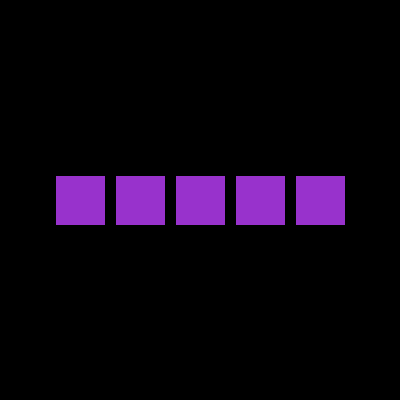
Frame 1 (no input)
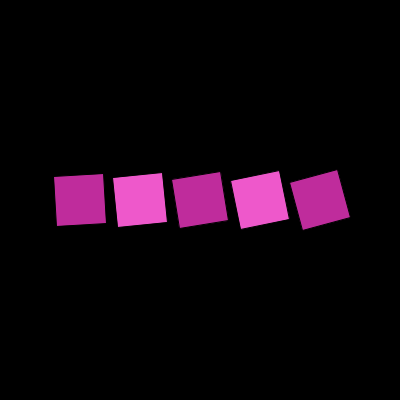
Frame 60 (the mouse pressed at the canvas centre just before this capture)
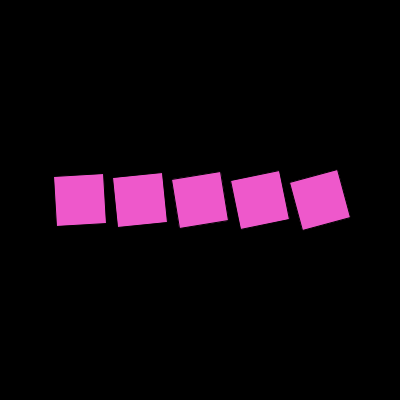
Frame 120 (the mouse held since frame 60 and released just before this capture)

The Processing sketch that drew these frames (run headless with seeded random() and noise(); from frame 60 on, the mouse is pressed at the canvas centre):

// Processing sketch: week3_color_ifelse
// ── week3_color_ifelse.pde
//change the colour using an if/else statement can be based on any condition 

float[] angles = {0, 0, 0, 0, 0} ;     //[]means its an array 
float[] speeds = {3, 6, 9, 12,15 };

 

float xpos = 80;
float xstep = 60;

void setup() {
  size(400,400);
  rectMode(CENTER);
}

void draw(){
  background(0);
  
  for (int i=0; i<angles.length; i++) {
  pushMatrix();
    //fill(152,50,204);
    translate(xpos + (xstep*i), height/2);
    
     // Set the color based on the rotation angle
    if (angles[i] % 360 < 60) {
      fill(152, 50, 204);
    } else if (angles[i] % 360< 120) {
      fill(165,35,135); 
    }else if (angles[i] % 360< 180) {
      fill(191,44,156); 
    }else if (angles[i] % 360< 240) {
      fill(205,48,168); 
    }else if (angles[i] % 360< 300) {
      fill(218,51,178); 
    } else  {
      fill(238,88,203);
    }
    
    
    rotate(radians(angles[i]));
    rect(0, 0, 50, 50);
    angles[i] = angles[i] + speeds[i];
   popMatrix();
   
    
  } 
}
